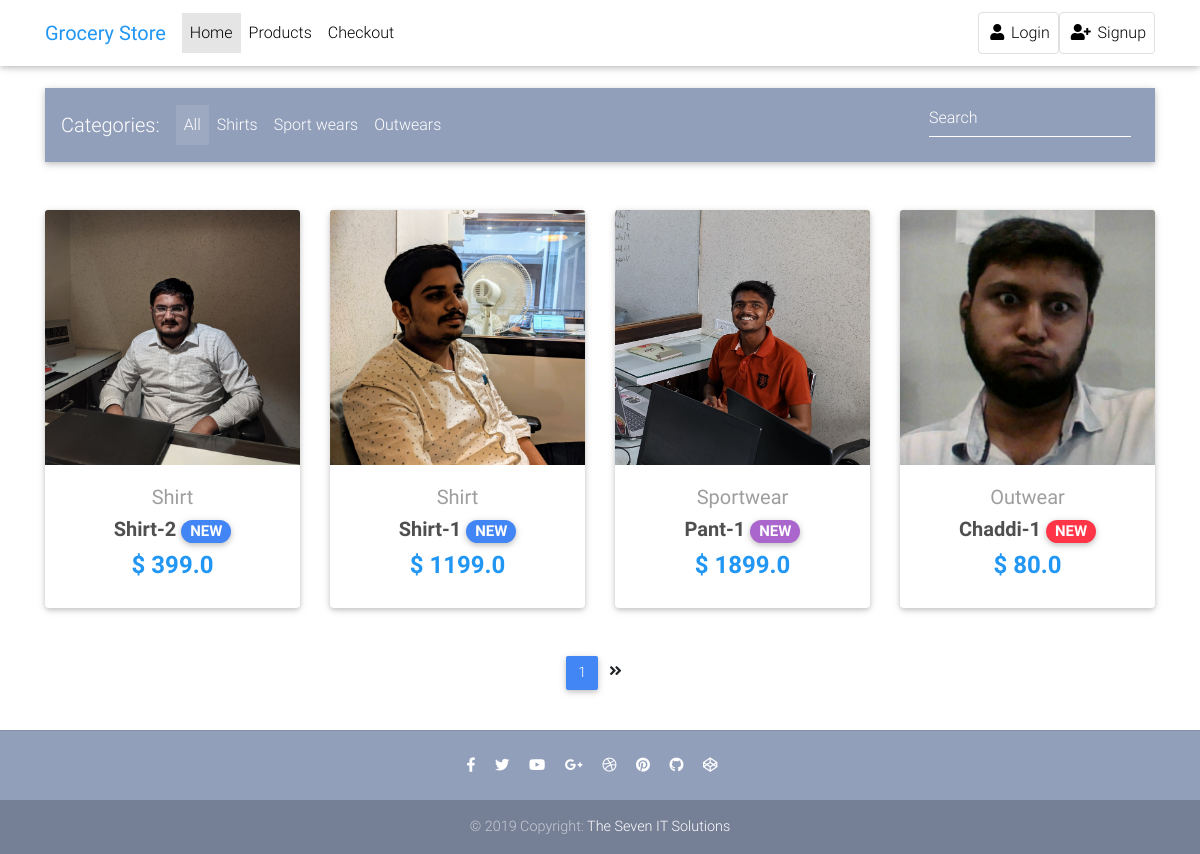
The page / on the database its author committed.
### core/models.py (models this page shows, shortened)
class Item(models.Model):
    title = models.CharField(max_length=100)
    price = models.FloatField()
    discount_price = models.FloatField(blank=True, null=True)
    category = models.CharField(choices=CATEGORY_CHOICES, max_length=2, default='S')
    label = models.CharField(choices=LABEL_CHOICES, max_length=1, default='P')
    slug = models.SlugField()
    description = models.TextField()
    image = models.ImageField(blank=True, null=True)
    def get_absolute_url(self):
        return reverse('core:product', kwargs={
            'slug': self.slug
        })

### core/views.py (the view)
# urls.py: path('', HomeView.as_view(), name='item-list'),
class HomeView(ListView):
    model = Item
    template_name = "home-page.html"
    paginate_by = 4

### templates/home-page.html (shortened to what this page needs)
{% extends "base.html" %}
{% load static %}
  {% block content %}
  <main>
    <div class="container">
      <nav class="navbar navbar-expand-lg navbar-dark mdb-color lighten-3 mt-3 mb-5">
        <span class="navbar-brand">Categories:</span>
        <div class="collapse navbar-collapse" id="basicExampleNav">
          <ul class="navbar-nav mr-auto">
            <li class="nav-item active">
              <a class="nav-link" href="#">All
              </a>
            </li>
            <li class="nav-item">
              <a class="nav-link" href="#">Shirts</a>
            </li>
            <li class="nav-item">
              <a class="nav-link" href="#">Sport wears</a>
            </li>
            <li class="nav-item">
              <a class="nav-link" href="#">Outwears</a>
            </li>
          </ul>
          <form class="form-inline">
            <div class="md-form my-0">
              <input class="form-control mr-sm-2" type="text" placeholder="Search" aria-label="Search">
            </div>
          </form>
        </div>
      </nav>
      <section class="text-center mb-4">
        <div class="row wow fadeIn">
          {% for item in object_list %}
          <div class="col-lg-3 col-md-6 mb-4">
            <div class="card">
              <div class="view overlay">
                <img src="{{ item.image.url }}" class="card-img-top" alt="">
              </div>
              <div class="card-body text-center">
                <a href="{{ item.get_absolute_url }}" class="grey-text">
                  <h5>{{ item.get_category_display }}</h5>
                </a>
                <h5>
                  <strong>
                    <a href="{{ item.get_absolute_url }}" class="dark-grey-text">{{ item.title }}
                      <span class="badge badge-pill {{ item.get_label_display }}-color">NEW</span>
                    </a>
                  </strong>
                </h5>
                <h4 class="font-weight-bold blue-text">
                  <strong>$
                      {% if item.discount_price %}
                      {{ item.discount_price }}
                      {% else %}
                      {{ item.price }}
                      {% endif %}
                  </strong>
                </h4>
              </div>
            </div>
          </div>
           {% endfor %}
        </div>
      </section>
      {% if is_paginated %}
      <nav class="d-flex justify-content-center wow fadeIn">
        <ul class="pagination pg-blue">
          <li class="page-item active">
            <a class="page-link" href="?page={{ page_obj.number }}">{{ page_obj.number }}
            </a>
          </li>
          {% if page_obj.has_next %}
          <li class="page-item">
            <a class="page-link" href="?page={{ page_obj.next_page_number }}" aria-label="Next">
              <i class="fas fa-angle-double-right"></i>
            </a>
          </li>
          {% endif %}
        </ul>
      </nav>
      {% endif %}
    </div>
  </main>
  {% endblock content %}

### templates/base.html (shortened to what this page needs)
{% load static %}
<html lang="en">
<head>
  <link rel="stylesheet" href="https://use.fontawesome.com/releases/v5.11.2/css/all.css">
  <link href="{% static 'css/bootstrap.min.css' %}" rel="stylesheet">
  <link href="{% static 'css/mdb.min.css' %}" rel="stylesheet">
  <link href="{% static 'css/style.min.css' %}" rel="stylesheet">
</head>
<body>
  {% include "navbar.html" %}
  <div class="mt-5 pt-4">
  </div>
  {% block content %}
  {% endblock content %}
  {% include "footer.html" %}
</body>

### templates/navbar.html (shortened to what this page needs)
{% load static %}
{% load cart_template_tags %}
  <nav class="navbar fixed-top navbar-expand-lg navbar-light white scrolling-navbar">
    <div class="container">
      <a class="navbar-brand waves-effect" href="/" target="">
        <strong class="blue-text">Grocery Store</strong>
      </a>
      <div class="collapse navbar-collapse" id="navbarSupportedContent">
        <ul class="navbar-nav mr-auto">
          <li class="nav-item active">
            <a class="nav-link waves-effect" href="#">Home
            </a>
          </li>
          <li class="nav-item">
            <a class="nav-link waves-effect" href="#" target="_blank">Products</a>
          </li>
          <li class="nav-item">
            <a class="nav-link waves-effect" href="#"
              target="_blank">Checkout</a>
          </li>
        </ul>
        <ul class="navbar-nav nav-flex-icons">
          <li class="nav-item">
            <a href="{% url 'core:order-summary' %}" class="nav-link waves-effect">
            </a>
          </li>
          <li class="nav-item">
            {% if user.is_authenticated %}
            <a href="#" class="nav-link border border-light rounded waves-effect"
              target=" ">
              <i class="fas fa-user"></i> Account
            </a>
          </li>
          <li class="nav-item">
            <a href="{% url 'account_logout' %}" class="nav-link border border-light rounded waves-effect"
              target="">
              <i class="fas fa-user"></i> Logout
            </a>
          </li>
            {% else %}
          <li class="nav-item">
            <a href="{% url 'account_login' %}" class="nav-link border border-light rounded waves-effect"
              target="">
              <i class="fas fa-user"></i> Login
            </a>
          </li>
          <li class="nav-item">
            <a href="{% url 'account_signup' %}" class="nav-link border border-light rounded waves-effect"
              target="">
              <i class="fas fa-user-plus"></i> Signup
            </a>
          </li>
            {% endif %}
        </ul>
      </div>
    </div>
  </nav>

### templates/footer.html
{% load static %}
  <footer class="page-footer text-center font-small mt-4 wow fadeIn">
    <hr class="my-4">
    <div class="pb-4">
      <a href="https://www.facebook.com/mdbootstrap" target="_blank">
        <i class="fab fa-facebook-f mr-3"></i>
      </a>
      <a href="https://twitter.com/MDBootstrap" target="_blank">
        <i class="fab fa-twitter mr-3"></i>
      </a>
      <a href="https://www.youtube.com/watch?v=7MUISDJ5ZZ4" target="_blank">
        <i class="fab fa-youtube mr-3"></i>
      </a>
      <a href="https://plus.google.com/u/0/b/107863090883699620484" target="_blank">
        <i class="fab fa-google-plus-g mr-3"></i>
      </a>
      <a href="https://dribbble.com/mdbootstrap" target="_blank">
        <i class="fab fa-dribbble mr-3"></i>
      </a>
      <a href="https://pinterest.com/mdbootstrap" target="_blank">
        <i class="fab fa-pinterest mr-3"></i>
      </a>
      <a href="https://github.com/mdbootstrap/bootstrap-material-design" target="_blank">
        <i class="fab fa-github mr-3"></i>
      </a>
      <a href="http://codepen.io/mdbootstrap/" target="_blank">
        <i class="fab fa-codepen mr-3"></i>
      </a>
    </div>
    <div class="footer-copyright py-3">
      © 2019 Copyright:
      <a href="https://mdbootstrap.com/education/bootstrap/" target="_blank"> The Seven IT Solutions </a>
    </div>
  </footer>

### templates/scripts.html (shortened to what this page needs)
{% load static %}

### templates/base.html (style rules this page uses)
html, body, header, .carousel { height: 60vh; }

### rows shown on the page
Item: image (picture), category "Shirt", title "Shirt-2", discount_price "399.0"
Item: image (picture), category "Shirt", title "Shirt-1", discount_price "1199.0"
Item: image (picture), category "Sportwear", title "Pant-1", discount_price "1899.0"
Item: image (picture), category "Outwear", title "Chaddi-1", discount_price "80.0"

### other values the page prints
{{ page_obj.number }} "1"
